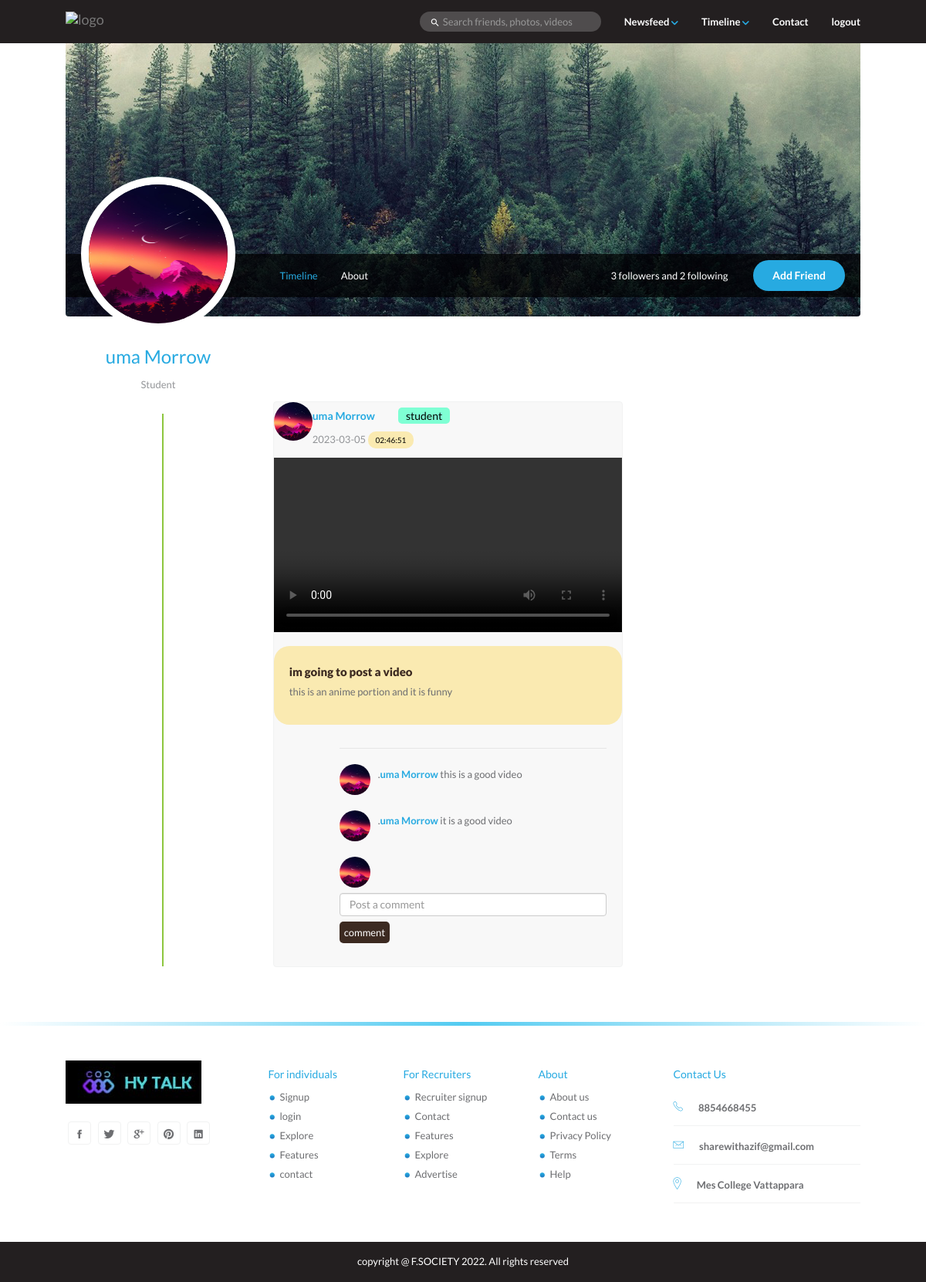
Page /student/timeline.php (signed in) on the committed database.
### tables this page shows
CREATE TABLE `student` (
  `id` int(11) NOT NULL,
  `Name` varchar(50) NOT NULL,
  `semester` varchar(20) NOT NULL,
  `register_no` varchar(20) DEFAULT NULL,
  `Dob` date NOT NULL,
  `Gender` varchar(10) NOT NULL,
  `Email` varchar(100) NOT NULL,
  `Student_pic` varchar(255) DEFAULT 'images/users/default.png',
  `Stream` varchar(50) NOT NULL,
  `Mobile_no` varchar(20) NOT NULL,
  `Username` varchar(50) NOT NULL,
  `Password` varchar(255) NOT NULL
);

CREATE TABLE `feed` (
  `id` int(11) NOT NULL,
  `user_id` varchar(50) NOT NULL,
  `upload_time` timestamp NOT NULL DEFAULT current_timestamp(),
  `caption` varchar(255) DEFAULT NULL,
  `image` varchar(255) DEFAULT NULL,
  `video` varchar(255) DEFAULT NULL,
  `article` varchar(255) DEFAULT NULL,
  `user_type` varchar(255) DEFAULT NULL
);

CREATE TABLE `comment` (
  `id` int(11) NOT NULL,
  `post_id` int(11) NOT NULL,
  `post_owner_id` int(11) NOT NULL,
  `commenter_id` int(11) NOT NULL,
  `comment` varchar(10000) NOT NULL,
  `commenter_type` varchar(250) NOT NULL
);

### student/static/header.php (called while the page is built, shortened)
<?php
include('../php/db/db.php');
$student_id = $_SESSION['student_id'];
$studentList = mysqli_query($conn, "select * from student where id='$student_id'");
$studentArray = $studentList->fetch_assoc();
$student_name = $studentArray['Name'];
$student_pic = $studentArray['Student_pic'];
$userFollowersQuery = mysqli_query($conn, "select * from friends where user_id='$student_id'");
$userFollowCount = $userFollowersQuery->num_rows;
$userFollowingQuery = mysqli_query($conn , "select * from friends where  friend_id='$student_id'");
$userFollowingCount = $userFollowingQuery->num_rows;
?>

### student/static/post-contents-timeline.php (the view, shortened to what this page needs)
<?php
$current_user_id = $_SESSION['student_id'];
$current_user_details = mysqli_query($conn, "select * from student where id='$current_user_id'")->fetch_assoc();
$current_user_pic = $current_user_details['Student_pic'];
$postContents = mysqli_query($conn, "select * from feed");
while($p = $postContents->fetch_assoc()){
    $post_id = $p['id'];
    $post_owner_id = $p['user_id'];
    $post_owner_video = $p['video'];
    $post_owner_time = $p['upload_time'];
    $post_owner_caption = $p['caption'];
    $post_owner_content = $p['article'];
    $type = $p['user_type'];
    $post_owner_date_and_time = explode(" ", $post_owner_time);
    if($p['user_type'] == 'student'){
        $post_owner_details = mysqli_query($conn, "select * from student where id='$post_owner_id'")->fetch_assoc();
        $post_owner_name = $post_owner_details['Name'];
        $post_owner_pic = $post_owner_details['Student_pic'];
    } else if($p['user_type'] == 'faculty'){
        $post_owner_details = mysqli_query($conn, "select * from faculty where id='$post_owner_id'")->fetch_assoc();
        $post_owner_name = $post_owner_details['Name'];
        $post_owner_pic = $post_owner_details['Faculty_pic'];
    } else {
        $post_owner_details = mysqli_query($conn, "select * from recruiter where id='$post_owner_id'")->fetch_assoc();
        $post_owner_name = $post_owner_details['Name'];
        $post_owner_pic = $post_owner_details['recruiter_pic'];
    }
    ?>
    <div class="post-content" style="width: 60%">
        <img src="../<?php echo $post_owner_pic; ?>" alt="user" class="profile-photo-md pull-left" />
        <div class="user-info">
            <h5><a href="timeline.php" class="profile-link"><?php echo $post_owner_name; ?></a><span class="following"><?php echo $follow_or_not; ?></span><span style="background-color: aquamarine; color: black;margin-inline: 1rem; padding: .2rem 1rem; border-radius: .5rem;"><?php echo $type; ?></span></h5>
            <p class="text-muted">
                <span><?php echo $post_owner_date_and_time[0]; ?></span>
                <span style="font-size: 1rem; padding: .5rem 1rem; background-color: #FAEAB1; color: black; border-radius: 1rem"><?php echo $post_owner_date_and_time[1]; ?></span>
            </p>
        </div>
        <?php if($post_owner_video != '' and $post_owner_video != null){
            ?>
            <div class="video-wrapper"><video class="post-video" controls> <source src="../<?php echo $post_owner_video; ?>" type="video/mp4"> </video></div>
            <?php
        } ?>
         <div style="background-color: #FAEAB1; border-radius: 2rem;padding: 2rem;margin: 1rem 0rem;">
            <div style="color: #3C2A21; font-size: 1.5rem; font-weight: 800"><?php echo $post_owner_caption; ?></div>
            <div class="post-text">
                <p><?php echo $post_owner_content; ?></p>
            </div>
        </div>
        <div class="post-container">
            <div class="post-detail">
                <div class="line-divider"></div>
                <?php
                $commentList = mysqli_query($conn, "select * from comment where post_owner_id='$post_owner_id' && post_id='$post_id'");
                while($comment = $commentList->fetch_assoc()){
                    $comment_owner_id = $comment['commenter_id'];
                    $actual_comment = $comment['comment'];
                     if($comment['commenter_type'] == 'student'){
                        $comment_owner_details = mysqli_query($conn, "select * from student where id='$comment_owner_id'")->fetch_assoc();
                        $comment_owner_name = $comment_owner_details['Name'];
                        $comment_owner_pic = $comment_owner_details['Student_pic'];
                    } else if($comment['commenter_type'] == 'faculty'){
                        $comment_owner_details = mysqli_query($conn, "select * from faculty where id='$comment_owner_id'")->fetch_assoc();
                        $comment_owner_name = $comment_owner_details['Name'];
                        $comment_owner_pic = $comment_owner_details['faculty_pic'];
                    } else {
                        $comment_owner_details = mysqli_query($conn, "select * from recruiter where id='$comment_owner_id'")->fetch_assoc();
                        $comment_owner_name = $comment_owner_details['Name'];
                        $comment_owner_pic = $comment_owner_details['recruiter_pic'];
                    }
                    ?>
                    <div class="post-comment">
                        <img src="../<?php echo $comment_owner_pic; ?>" alt="" class="profile-photo-sm" />.
                        <p><a href="timeline.php" class="profile-link"><?php echo $comment_owner_name; ?> </a> <?php echo $actual_comment; ?></div>
                    <?php
                }
                ?>
                <div class="post-comment">
                    <form action="" method="POST" style="width: 100%">
                        <img src="../<?php echo $current_user_pic; ?>" alt="" class="profile-photo-sm" />
                        <input required type="text" class="form-control" name="comment-content" placeholder="Post a comment">
                        <button style="background-color:#3C2A21; color: white;outline: none; border-radius: .5rem;border: none;" type="submit" name="comment-btn">comment</button>
                    </form>
                </div>
            </div>
        </div>
    </div>
    <?php
}
?>

### student/timeline.php (shortened to what this page needs)
<?php
include('static/header.php');
?>
<!DOCTYPE html>
<html lang="en">
<head>
		<link rel="stylesheet" href="../css/bootstrap.min.css" />
		<link rel="stylesheet" href="../css/style.css" />
		<link rel="stylesheet" href="../css/ionicons.min.css" />
    <link rel="stylesheet" href="../css/font-awesome.min.css" />
    <link href="../css/emoji.css" rel="stylesheet">
	</head>
  <body>
		<header id="header">
      <nav class="navbar navbar-default navbar-fixed-top menu">
        <div class="container">
          <div class="navbar-header">
            <a class="navbar-brand" href="index-registeradmin.php"><img src="images/logo.png" alt="logo" /></a>
          </div>
          <div class="collapse navbar-collapse" id="bs-example-navbar-collapse-1">
            <ul class="nav navbar-nav navbar-right main-menu">
              <li class="dropdown">
                <a href="#" class="dropdown-toggle" data-toggle="dropdown" role="button" aria-haspopup="true" aria-expanded="false">Newsfeed <span><img src="images/down-arrow.png" alt="" /></span></a>
              </li>
              <li class="dropdown">
                <a href="#" class="dropdown-toggle" data-toggle="dropdown" role="button" aria-haspopup="true" aria-expanded="false">Timeline <span><img src="images/down-arrow.png" alt="" /></span></a>
              </li>
              <li class="dropdown"><a href="contact.php">Contact</a></li>
              <li class="dropdown"><a href="php/logout.php">logout</a></li>
            </ul>
            <form class="navbar-form navbar-right hidden-sm">
              <div class="form-group">
                <i class="icon ion-android-search"></i>
                <input type="text" class="form-control" placeholder="Search friends, photos, videos">
              </div>
            </form>
          </div>
        </div>
      </nav>
    </header>
    <div class="container">
      <div class="timeline">
        <div class="timeline-cover">
          <div class="timeline-nav-bar hidden-sm hidden-xs">
            <div class="row">
              <div class="col-md-3">
                <div class="profile-info">
                  <img src="../<?php echo $student_pic; ?>" alt="" class="img-responsive profile-photo" />
                  <h3><?php echo $student_name; ?></h3>
                  <p class="text-muted">Student</p>
                </div>
              </div>
              <div class="col-md-9">
                <ul class="list-inline profile-menu">
                  <li><a href="timeline.php" class="active">Timeline</a></li>
                  <li><a href="edit-profile-basic.php">About</a></li>
                </ul>
                <ul class="follow-me list-inline">
                  <li><?php echo $userFollowCount; ?> followers and <?php echo $userFollowingCount; ?> following</li>
                  <li><button class="btn-primary">Add Friend</button></li>
                </ul>
              </div>
            </div>
          </div>
        </div>
        <div id="page-contents">
          <div class="row">
            <div class="col-md-3"></div>
            <div style="display: flex; justify-content: center">
            <div style="margin-top: 8rem;">
              <?php include('static/post-contents-timeline.php'); ?>
            </div>
            </div>
            <div class="col-md-2 static">
            </div>
          </div>
        </div>
      </div>
    </div>
    <footer id="footer">
      <div class="container">
      	<div class="row">
          <div class="footer-wrapper">
            <div class="col-md-3 col-sm-3">
              <a href="#"><img src="images/logo.png.jpg" alt="" class="footer-logo" /></a>
              <ul class="list-inline social-icons">
              	<li><a href="#"><i class="icon ion-social-facebook"></i></a></li>
              	<li><a href="#"><i class="icon ion-social-twitter"></i></a></li>
              	<li><a href="#"><i class="icon ion-social-googleplus"></i></a></li>
              	<li><a href="#"><i class="icon ion-social-pinterest"></i></a></li>
              	<li><a href="#"><i class="icon ion-social-linkedin"></i></a></li>
              </ul>
            </div>
            <div class="col-md-2 col-sm-2">
              <h5>For individuals</h5>
              <ul class="footer-links">
                <li><a href="index-registerstudent.php">Signup</a></li>
                <li><a href="index-registeradmin.php">login</a></li>
                <li><a href="#">Explore</a></li>
                <li><a href="#">Features</a></li>
                <li><a href="contact.html">contact</a></li>
              </ul>
            </div>
            <div class="col-md-2 col-sm-2">
              <h5>For Recruiters</h5>
              <ul class="footer-links">
                <li><a href="index-registerrecruiter.php">Recruiter signup</a></li>
                <li><a href="contact.html"></a>Contact</li>
                <li><a href="#">Features</a></li>
                <li><a href="#">Explore</a></li>
                <li><a href="#">Advertise</a></li>
              </ul>
            </div>
            <div class="col-md-2 col-sm-2">
              <h5>About</h5>
              <ul class="footer-links">
                <li><a href="contact.html">About us</a></li>
                <li><a href="contact.html">Contact us</a></li>
                <li><a href="#">Privacy Policy</a></li>
                <li><a href="#">Terms</a></li>
                <li><a href="faq.html">Help</a></li>
              </ul>
            </div>
            <div class="col-md-3 col-sm-3">
              <h5>Contact Us</h5>
              <ul class="contact">
                <li><i class="icon ion-ios-telephone-outline"></i>8854668455</li>
                <li><i class="icon ion-ios-email-outline"></i>sharewithazif@gmail.com</li>
                <li><i class="icon ion-ios-location-outline"></i>Mes College Vattappara</li>
              </ul>
            </div>
          </div>
      	</div>
      </div>
      <div class="copyright">
        <p>copyright @ F.SOCIETY 2022. All rights reserved</p>
      </div>
		</footer>
  </body>
</html>

### rows in the picture
student: Student_pic (picture), Name "uma Morrow"
feed: student.Student_pic (picture), student.Name "uma Morrow", user_type "student", upload_time "2023-03-05", upload_time "02:46:51", caption "im going to post a video", article "this is an anime portion and it is funny"
comment: student.Student_pic (picture), student.Name "uma Morrow", comment "this is a good video"
comment: student.Student_pic (picture), student.Name "uma Morrow", comment "it is a good video"

### other values in the picture
$userFollowCount "3"
$userFollowingCount "2"
